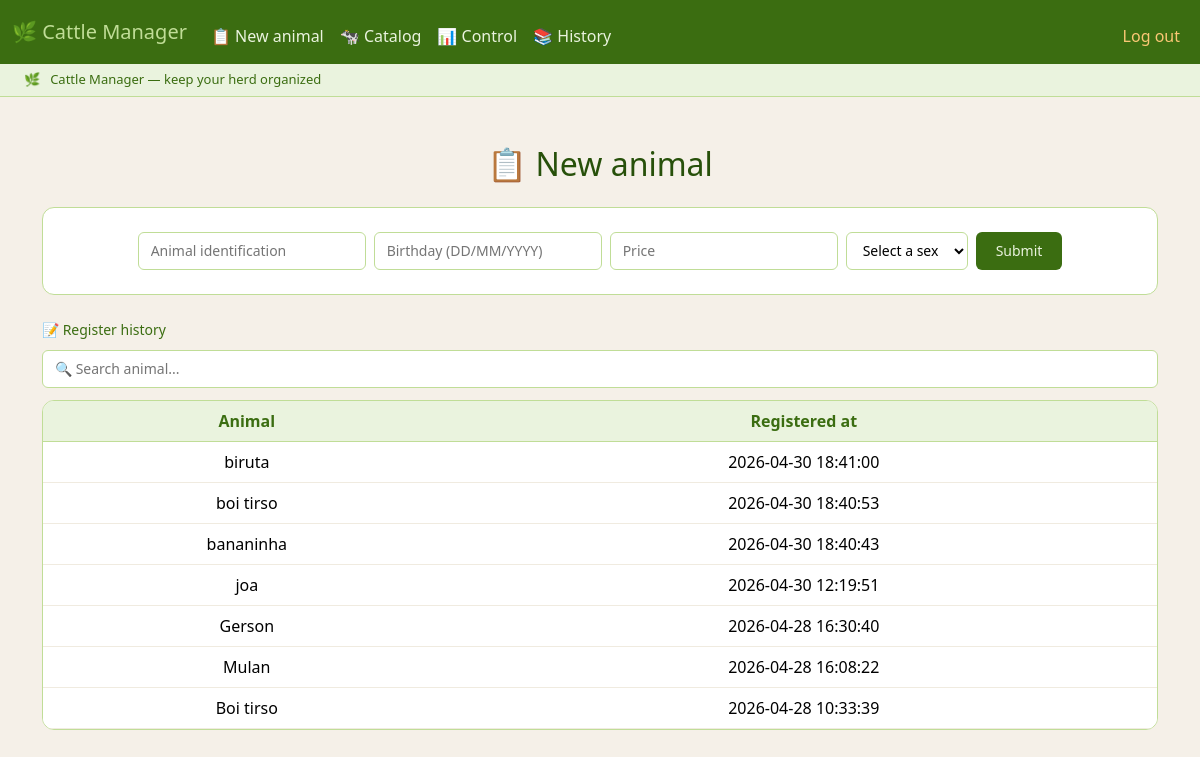
/new (signed in), run on the app's committed database.
### tables this page shows
CREATE TABLE animais (
        id              INTEGER PRIMARY KEY AUTOINCREMENT,
        user_id         INTEGER NOT NULL,
        identificacao   TEXT    NOT NULL,
        data_nascimento DATE    NOT NULL,
        valor           REAL    NOT NULL,
        raca            TEXT,
        criado_em       DATETIME DEFAULT CURRENT_TIMESTAMP, sexo TEXT, removal_reason TEXT,
        FOREIGN KEY (user_id) REFERENCES users(id),
        UNIQUE (user_id, identificacao)
    );

### app.py (the view, shortened to what this page needs)
@app.route("/new", methods=["GET", "POST"])
@login_required
def new():
    identificacao = db.execute(
        "SELECT identificacao FROM animais WHERE user_id = :user_id",
        user_id=session["user_id"]
    )
    insert_time = db.execute(
            "SELECT criado_em, identificacao FROM animais WHERE user_id = :user_id ORDER BY criado_em DESC",
            user_id=session["user_id"]
        )
    return render_template("new.html", insert_time=insert_time )

### app.py (called while the page is built)
@app.after_request
def after_request(response):
    response.headers["Cache-Control"] = "no-cache, no-store, must-revalidate"
    response.headers["Expires"] = 0
    response.headers["Pragma"] = "no-cache"
    return response

### helpers.py (called while the page is built)
def login_required(f):
    @wraps(f)
    def decorated_function(*args, **kwargs):
        if session.get("user_id") is None:
            return redirect("/login")
        return f(*args, **kwargs)
    return decorated_function

### templates/new.html (shortened to what this page needs)
{% extends "layout.html" %}
{% block main %}
    <h2 style="color: #27500A; display: flex; align-items: center; justify-content: center; gap: 8px; margin-bottom: 1.5rem;">
        &#128203; New animal
    </h2>
    <div style="background: #fff; border: 0.5px solid #C0DD97; border-radius: 12px; padding: 1.5rem; margin-bottom: 1.5rem;">
        <form action="{{ url_for('new') }}" method="post">
            <div style="display: flex; gap: 8px; align-items: center; flex-wrap: wrap; justify-content: center;">
                <input type="text" name="animal" placeholder="Animal identification"
                       style="height: 38px; padding: 6px 12px; border: 1px solid #C0DD97; border-radius: 6px; font-size: 14px;">
                <input type="text" name="birth" placeholder="Birthday (DD/MM/YYYY)"
                       style="height: 38px; padding: 6px 12px; border: 1px solid #C0DD97; border-radius: 6px; font-size: 14px;">
                <input type="text" name="price" placeholder="Price"
                       style="height: 38px; padding: 6px 12px; border: 1px solid #C0DD97; border-radius: 6px; font-size: 14px;">
                <select name="sex"
                        style="height: 38px; padding: 6px 12px; border: 1px solid #C0DD97; border-radius: 6px; font-size: 14px; background: #fff;">
                    <option value="">Select a sex</option>
                </select>
                <button type="submit"
                        style="height: 38px; padding: 6px 20px; border-radius: 6px; background: #3B6D11; color: #EAF3DE; border: none; font-size: 14px; cursor: pointer;">
                    Submit
                </button>
            </div>
        </form>
    </div>
    <div style="font-size: 14px; font-weight: 500; color: #3B6D11; margin-bottom: 10px; text-align: left;">
        &#128221; Register history
    </div>
    <div style="margin-bottom: 12px;">
        <input type="text" id="search" placeholder="&#128269; Search animal..."
            style="width: 100%; height: 38px; padding: 6px 12px; border: 1px solid #C0DD97; border-radius: 6px; font-size: 14px; outline: none;">
    </div>
    <div style="background: #fff; border: 0.5px solid #C0DD97; border-radius: 12px; overflow: hidden;">
        <table class="table mb-0">
            <thead>
                <tr>
                    <th style="background: #EAF3DE; color: #3B6D11; border-color: #C0DD97;">Animal</th>
                    <th style="background: #EAF3DE; color: #3B6D11; border-color: #C0DD97;">Registered at</th>
                </tr>
            </thead>
            <tbody id="tableBody">
                {% for item in insert_time %}
                <tr>
                    <td style="border-color: #f0ebe0;">{{ item.identificacao }}</td>
                    <td style="border-color: #f0ebe0;">{{ item.criado_em }}</td>
                </tr>
                {% else %}
                <tr>
                    <td colspan="2" style="text-align: center; color: #888780; padding: 1.5rem;">
                        No animals registered yet.
                    </td>
                </tr>
                {% endfor %}
            </tbody>
        </table>
    </div>
{% endblock %}

### static/styles.css (style rules this page uses)
.table thead th { background-color: #EAF3DE; color: #3B6D11; border-color: #C0DD97; }
.table { border-color: #C0DD97; }

### data on the page
animais: identificacao "biruta", criado_em "2026-04-30 18:41:00"
animais: identificacao "boi tirso", criado_em "2026-04-30 18:40:53"
animais: identificacao "bananinha", criado_em "2026-04-30 18:40:43"
animais: identificacao "joa", criado_em "2026-04-30 12:19:51"
animais: identificacao "Gerson", criado_em "2026-04-28 16:30:40"
animais: identificacao "Mulan", criado_em "2026-04-28 16:08:22"
animais: identificacao "Boi tirso", criado_em "2026-04-28 10:33:39"
